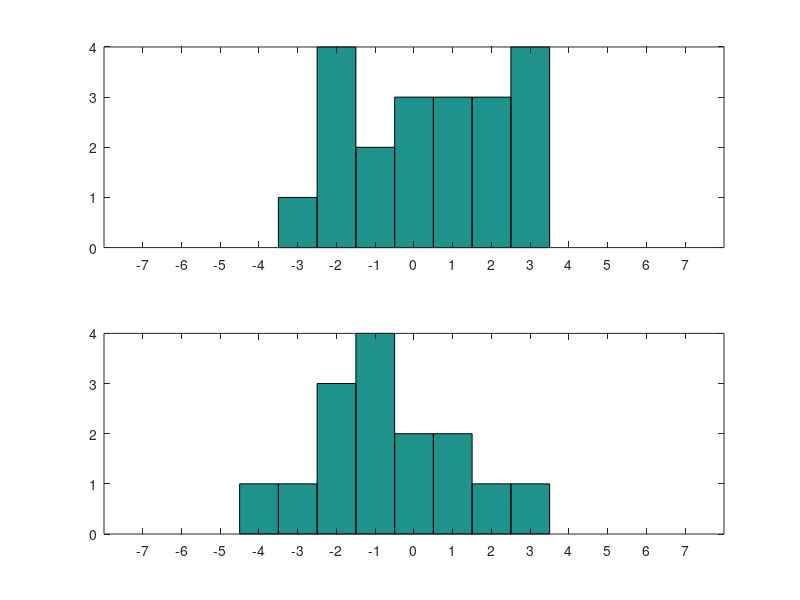

Source code (MATLAB):
% Generate random data
N1 = 20;
N2 = 15;
N  = N1 + N2;
dat1 = 1.5*randn(N1,1)+0.7;
dat2 = 1.5*randn(N2,1)-0.8;

% Plot
figure; 
k=-7:1:7;
subplot(211); hist(dat1,k);
subplot(212); hist(dat2,k);

% Two-sample T-test 
[h,p,ci,stat] = ttest2(dat1,dat2);
mu1 = mean(dat1);
mu2 = mean(dat2);
fprintf('mu1=%.1f, mu2=%.1f, T=%.1f, p=%.4f\n',mu1,mu2,stat.tstat,p);

% Create null-distribution
data = [dat1; dat2;];
Nperm = 10000;
null_dist = zeros(Nperm,1);
for i=1:Nperm,
    idx = randperm(N);
    d1 = data(idx(1:N1));
    d2 = data(idx(N1+1:end));
    null_dist(i) = mean(d1)-mean(d2);
end

% two-tailed testing
diff_data = mean(dat1)-mean(dat2);
if diff_data>0,
    id_cut = find(null_dist>diff_data);
    pvalue = 2*length(id_cut)/Nperm;
else
    id_cut = find(null_dist<diff_data);
    pvalue = 2*length(id_cut)/Nperm;
end
fprintf('mu1=%.1f, mu2=%.1f, p=%.4f\n',mu1,mu2,pvalue);